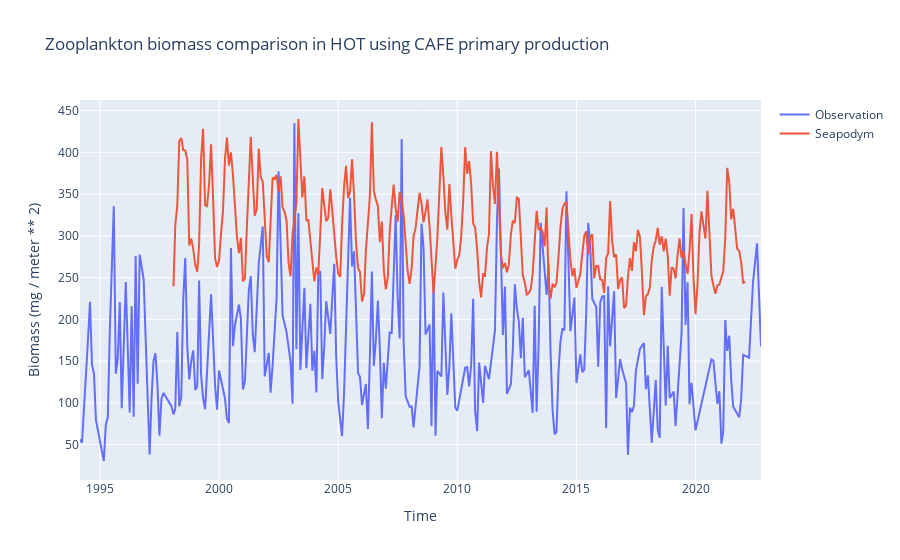

Write notebook code for a chart like this one.
### Code cell
from plotly import graph_objects as go

# Use plotly to compare obs_zoo and seapopym_zoo in a single plot
fig = go.Figure()
fig.add_trace(go.Scatter(x=obs_zoo.index, y=obs_zoo.values, mode="lines", name="Observation"))
fig.add_trace(go.Scatter(x=seapodym_zoo.index, y=seapodym_zoo.values, mode="lines", name="Seapodym"))

# Change x and y labels
fig.update_xaxes(title_text="Time")
fig.update_yaxes(title_text="Biomass (mg / meter ** 2)")
# add title
fig.update_layout(title="Zooplankton biomass comparison in HOT using CAFE primary production")


fig.show()

### Figure 1 — Plotly figure (JSON) as saved in the notebook; plotly's stock layout.template omitted (floating-point values rounded to 4 significant figures; data arrays with more than 128 entries replaced by an {"elided": "..."} marker saying what was removed)
{"data": [{"mode": "lines", "name": "Observation", "type": "scatter", "x": {"elided": "263 str values"}, "y": {"elided": "263 float values"}}, {"mode": "lines", "name": "Seapodym", "type": "scatter", "x": {"elided": "289 str values"}, "y": {"elided": "289 float values"}}], "layout": {"title": {"text": "Zooplankton biomass comparison in HOT using CAFE primary production"}, "xaxis": {"title": {"text": "Time"}}, "yaxis": {"title": {"text": "Biomass (mg / meter ** 2)"}}}}
